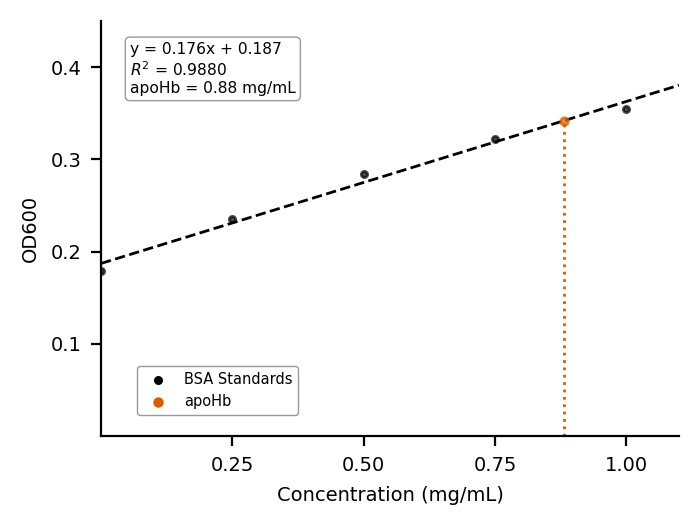

Write the Python code that produced this figure.
# Figure v2 | X-Y scatter of OD600 by mg/mL | black/orange
# Data: Bradford Curves.csv
# Columns used: ['mg/mL', 'OD600']

import pandas as pd
import numpy as np
import matplotlib.pyplot as plt
import matplotlib.font_manager as fm
import scipy.stats as stats

# Font detection (Arial/Helvetica fallback for Nature-style)
available = {f.name for f in fm.fontManager.ttflist}
FONT = next((f for f in ["Arial","Helvetica","DejaVu Sans","Liberation Sans"] if f in available), "sans-serif")

CONFIG = {
    "figsize": (3.5, 2.625), # Nature single col: 89 mm wide
    "dpi": 300,
    "palette": ["#000000", "#D55E00"], # Black for standards, orange-red for unknown
    "font_size": 7
}

plt.rcParams.update({
    "font.family": FONT,
    "font.size": CONFIG["font_size"],
    "axes.labelsize": CONFIG["font_size"],
    "xtick.labelsize": CONFIG["font_size"],
    "ytick.labelsize": CONFIG["font_size"],
    "axes.spines.top": False,
    "axes.spines.right": False,
})

# Load data
df = pd.read_csv("Bradford Curves.csv")

# Extract standards (first 5 rows are 0 to 1 mg/mL BSA)
standards = df.iloc[:5].copy()
standards['mg/mL'] = standards['mg/mL'].astype(float)
standards['OD600'] = standards['OD600'].astype(float)

# Extract unknown sample (apoHb)
unknown_row = df[df['mg/mL'] == 'apoHb']
y_unknown = unknown_row['OD600'].values[0]

# Linear Regression
slope, intercept, r_value, p_value, std_err = stats.linregress(standards['mg/mL'], standards['OD600'])

# Interpolate unknown
x_interp = (y_unknown - intercept) / slope

# Plot setup
fig, ax = plt.subplots(figsize=CONFIG["figsize"], dpi=CONFIG["dpi"])

# Scatter standards: Decrease size by 75% (20 -> 5), transparency to 0% (alpha=1.0)
ax.scatter(standards['mg/mL'], standards['OD600'], color=CONFIG["palette"][0], 
           alpha=1.0, s=5, label='BSA Standards', zorder=3)

# Regression line: Removed label to exclude it from the legend
x_fit = np.linspace(0, standards['mg/mL'].max() * 1.1, 100)
y_fit = slope * x_fit + intercept
ax.plot(x_fit, y_fit, "--k", lw=1.0, zorder=2)

# Interpolated unknown point: Decrease size by 75% (30 -> 7.5), transparency to 0%
ax.scatter([x_interp], [y_unknown], color=CONFIG["palette"][1], 
           alpha=1.0, s=7.5, zorder=4, label='apoHb')

# Dashed line for interpolation marking: Keep only vertical line
ax.plot([x_interp, x_interp], [0, y_unknown], color=CONFIG["palette"][1], linestyle=":", lw=1.0, zorder=1)

# Text box: Equations upper left, font size -20% (0.8x), border thickness 50% (lw=0.5)
text_str = f"y = {slope:.3f}x + {intercept:.3f}\n$R^2$ = {r_value**2:.4f}\napoHb = {x_interp:.2f} mg/mL"
ax.text(0.05, 0.95, text_str, transform=ax.transAxes, va="top", ha="left",
        fontsize=CONFIG["font_size"] * 0.8,
        bbox=dict(boxstyle="round,pad=0.3", facecolor="white", edgecolor="gray", alpha=0.8, lw=0.5))

# Axes limits
ax.set_xlim(left=0, right=1.1)
ax.set_ylim(bottom=0, top=0.45)

# Axes ticks: No ticks at x=y=0, specific steps
ax.set_xticks([0.25, 0.5, 0.75, 1.0])
ax.set_yticks([0.1, 0.2, 0.3, 0.4])

# Axis labels
ax.set_xlabel("Concentration (mg/mL)")
ax.set_ylabel("OD600")

# Legend: Lower left corner corresponding to x=0.1, y=0.05
# Font size -25% (0.75x), frame border 50% (lw=0.5) and grey
leg = ax.legend(loc="lower left", bbox_to_anchor=(0.1, 0.05), bbox_transform=ax.transData, 
                fontsize=CONFIG["font_size"] * 0.75, frameon=True)
leg.get_frame().set_edgecolor('grey')
leg.get_frame().set_linewidth(0.5)

fig.tight_layout()
plt.show()
